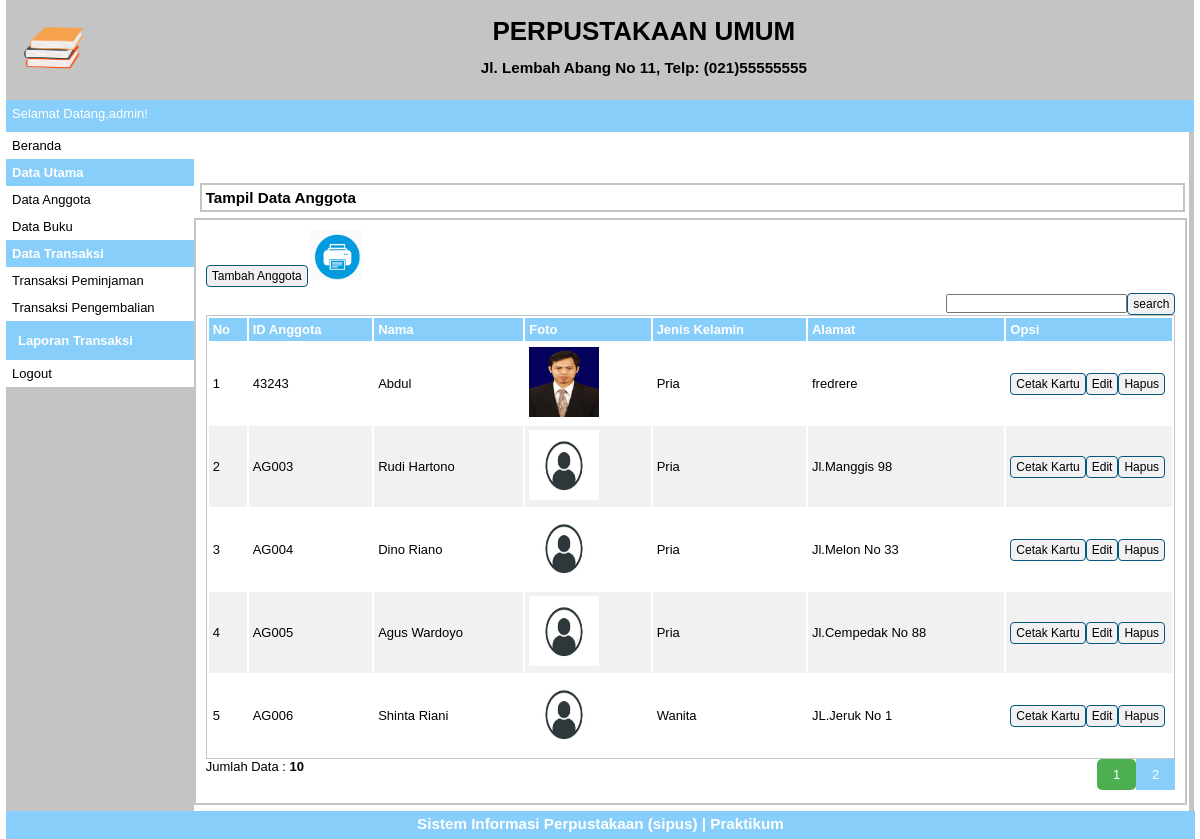
Screenshot of /index.php?p=anggota (signed in) with the database file from the repository.
### tables this page shows
CREATE TABLE `tbanggota` (
  `idanggota` varchar(5) NOT NULL,
  `nama` varchar(30) NOT NULL,
  `jeniskelamin` varchar(10) NOT NULL,
  `alamat` varchar(40) NOT NULL,
  `status` varchar(20) NOT NULL,
  `foto` varchar(100) DEFAULT NULL,
  PRIMARY KEY (`idanggota`)
);

### pages/anggota.php (the view, shortened to what this page needs)
<div id="label-page"><h3>Tampil Data Anggota</h3></div>
<div id="content">
	<p id="tombol-tambah-container"><a href="index.php?p=anggota-input" class="tombol">Tambah Anggota</a>
		<a target="_blank" href="pages/cetak.php"><img src="print.png" height="50px" height="50px"></a>
		<FORM CLASS="form-inline" METHOD="POST">
		<div align="right"><form method=post><input type="text" name="pencarian"><input type="submit" name="search" value="search" class="tombol"></div>
		</FORM>
	</p>
	<table id="tabel-tampil">
		<tr>
			<th id="label-tampil-no">No</th>
			<th>ID Anggota</th>
			<th>Nama</th>
			<th>Foto</th>
			<th>Jenis Kelamin</th>
			<th>Alamat</th>
			<th id="label-opsi">Opsi</th>
		</tr>
		<?php
		$batas = 5;
		extract($_GET);
		if(empty($hal)){
			$posisi = 0;
			$hal = 1;
			$nomor = 1;
		}
		else {
			$posisi = ($hal - 1) * $batas;
			$nomor = $posisi+1;
		}
		if($_SERVER['REQUEST_METHOD'] == "POST"){
			$pencarian = trim(mysqli_real_escape_string($db, $_POST['pencarian']));
			if($pencarian != ""){
				$sql = "SELECT * FROM tbanggota WHERE nama LIKE '%$pencarian%'
						OR idanggota LIKE '%$pencarian%'
						OR jeniskelamin LIKE '%$pencarian%'
						OR alamat LIKE '%$pencarian%'";
				$query = $sql;
				$queryJml = $sql;
			}
			else {
				$query = "SELECT * FROM tbanggota LIMIT $posisi, $batas";
				$queryJml = "SELECT * FROM tbanggota";
				$no = $posisi * 1;
			}
		}
		else {
			$query = "SELECT * FROM tbanggota LIMIT $posisi, $batas";
			$queryJml = "SELECT * FROM tbanggota";
		}
		$q_tampil_anggota = mysqli_query($db, $query);
		if(mysqli_num_rows($q_tampil_anggota)>0)
		{
		while($r_tampil_anggota=mysqli_fetch_array($q_tampil_anggota)){
			if(empty($r_tampil_anggota['foto'])or($r_tampil_anggota['foto']=='-'))
				$foto = "admin-no-photo.jpg";
			else
				$foto = $r_tampil_anggota['foto'];
		?>
		<tr>
			<td><?php echo $nomor; ?></td>
			<td><?php echo $r_tampil_anggota['idanggota']; ?></td>
			<td><?php echo $r_tampil_anggota['nama']; ?></td>
			<td><img src="images/<?php echo $foto; ?>" width=70px height=70px></td>
			<td><?php echo $r_tampil_anggota['jeniskelamin']; ?></td>
			<td><?php echo $r_tampil_anggota['alamat']; ?></td>
			<td>
				<div class="tombol-opsi-container"><a target="_blank" href="pages/cetak_kartu.php?id=<?php echo $r_tampil_anggota['idanggota'];?>" class="tombol">Cetak Kartu</a></div>
				<div class="tombol-opsi-container"><a href="index.php?p=anggota-edit&id=<?php echo $r_tampil_anggota['idanggota'];?>" class="tombol">Edit</a></div>
				<div class="tombol-opsi-container"><a href="proses/anggota-hapus.php?id=<?php echo $r_tampil_anggota['idanggota']; ?>" onclick = "return confirm ('Apakah Anda Yakin Akan Menghapus Data Ini?')" class="tombol">Hapus</a></div>
			</td>
		</tr>
		<?php $nomor++; }
		}
		else {
			echo "<tr><td colspan=6>Data Tidak Ditemukan</td></tr>";
		}?>
	</table>
	<?php
	if(isset($_POST['pencarian'])){
	if($_POST['pencarian']!=''){
		echo "<div style=\"float:left;\">";
		$jml = mysqli_num_rows(mysqli_query($db, $queryJml));
		echo "Data Hasil Pencarian: <b>$jml</b>";
		echo "</div>";
	}
	}
	else{ ?>
		<div style="float: left;">
		<?php
			$jml = mysqli_num_rows(mysqli_query($db, $queryJml));
			echo "Jumlah Data : <b>$jml</b>";
		?>
		</div>
		<div style="float:right">
			<div class="pagination">
				<?php
				$jml_hal = ceil($jml/$batas);
				for($i=1; $i<=$jml_hal; $i++){
					if($i != $hal){
						echo "<a href=\"?p=anggota&hal=$i\">$i</a>";
					}
					else {
						echo "<a class=\"active\">$i</a>";
					}
				}
				?>
			</div>
		</div>
	<?php
	}
	?>
</div>

### index.php (shortened to what this page needs)
<?php
if(isset($_SESSION['sesi'])){
?>
<!doctype html>
<html>
<head>
	<link rel="stylesheet" type="text/css" href="style1.css">
</head>
<body >
	<div id="container">
		<div id="header">
			<div id="logo-perpustakaan-container">
				<image id="logo-perpustakaan" src="images/logo-perpus.png" border=0 style="border:0; text-decoration:none; outline:none">
			</div>
			<div id="nama-alamat-perpustakaan-container">
				<div class="nama-alamat-perpustakaan">
					<h1> PERPUSTAKAAN UMUM </h1>
				</div>
				<div class="nama-alamat-perpustakaan">
					<h3>Jl. Lembah Abang No 11, Telp: (021)55555555</h3>
				</div>
			</div>
		</div>
		<div id="header2">
			<div id="nama-user">Selamat Datang,<?php echo$_SESSION['sesi']; ?>!</div>
		</div>
		<div id="sidebar">
			<a href="index.php?p=beranda">Beranda</a>
			<p class="label-navigasi">Data Utama</p>
			<ul>
				<li><a href="index.php?p=anggota">Data Anggota</a></li>
				<li><a href="index.php?p=buku">Data Buku</a></li>
			</ul>
			<p class="label-navigasi">Data Transaksi</p>
			<ul>
				<li><a href="index.php?p=transaksi-peminjaman">Transaksi Peminjaman</a></li>
				<li><a href="index.php?p=transaksi-pengembalian">Transaksi Pengembalian</a></li>
			</ul>
			<p class="label-navigasi" style="color: white;"><a href="index.php?p=transaksi-peminjaman"  style="color: white;">Laporan Transaksi</a></p>
			<a href="logout.php">Logout</a>
		</div>
		<div id="content-container">
			<div class="container">
				<div class="row"><br/><br/><br/>
					<div class="col-md-10 col-md-offset-1" style="background-image:url('../asanoer-background.jpg')">
						<div class="col-md-4 col-md-offset-4">
							<div class="panel panel-warning login-panel" style="background-color:rgba(255, 255, 255, 0.6);position:relative;">
								<div class="panel-footer">
								<?php
									$pages_dir='pages';
									if(!empty($_GET['p'])){
										$pages=scandir($pages_dir,0);
										unset($pages[0],$pages[1]);
										$p=$_GET['p'];
										if(in_array($p.'.php',$pages)){
											include($pages_dir.'/'.$p.'.php');
										}else{
											echo'Halaman Tidak Ditemukan';
										}
									}else{
										include($pages_dir.'/beranda.php');
									}
								?>
								</div>
							</div>
						</div>
					</div>
				</div>
            </div>
		</div>
		<div id="footer"><h3>Sistem Informasi Perpustakaan (sipus) | Praktikum </h3></div>
	</div>
</body>
</html>
<?php
}
else {
	echo "<script>
		alert('Anda Harus Login Dahulu!');
	</script>";
	header('location:login.php');
}
?>

### style1.css (style rules this page uses)
* { margin:0px; padding:0px }
body { font-family:sans-serif; font-size:13px; color:black; }
.pagination { display: inline-block; }
.pagination a { color: white; float: left; padding: 8px 16px; text-decoration: none; background-color: lightskyblue; }
.pagination a.active { background-color: #4CAF50; color: white; border-radius: 5px; }
#container { width:99%; margin:0px auto; background-color:#C4C4C4; }
#header { width:100%; height:100px; background-color:#C4C4C4; }
#logo-perpustakaan-container { float:left; width:6%; height:80%; padding:8px; }
#logo-perpustakaan { width:80px; height:80px; border:2px solid #FFFFFF; }
#nama-alamat-perpustakaan-container { float:left; width:90%; padding:10px; }
.nama-alamat-perpustakaan { float:left; width:100%; padding:6px; text-align:center; }
#header2 { width:100%; height:32px; background-color:lightskyblue; color:#FFFFFF; }
#nama-user { float:left; color:white; padding:6px; }
#sidebar { float:left; width:15.8%; background-color: white; }
#sidebar ul { list-style:none; }
#sidebar a:link, #sidebar a:visited { color:black; text-decoration:none; display:block; padding:6px; }
.label-navigasi { background-color:lightskyblue; padding:6px; color:white; font-weight:bold; }
#content-container { float:left; width:83.8%; background-color:#FFFFFF; }
#footer { width:99.4%; height:20px; clear:both; text-align:center; padding:4px; background-color:lightskyblue; color:#FFFFFF; }
#label-page { margin-top:6px; margin-bottom:6px; margin-left:6px; border:2px solid #C4C4C4; padding:4px; width:97.8%; }
#content { float:left; width:97.4%; min-height:454px; border:2px solid #C4C4C4; padding:10px; margin-bottom:6px; }
.tombol { border-radius:4px; font-size:12px; text-decoration:none; background-color:#F1F1F1; padding-top:3px; padding-bottom:3px; padding-left:5px; padding-right:5px; border:1px solid #01597E; color:black; }
#tombol-tambah-container { margin-bottom:10px; }
#tabel-tampil { border:1px solid #C4C4C4; width:100%; }
#tabel-tampil tr:nth-child(odd) { background-color:#F1F1F1; }
#tabel-tampil tr th { background-color:lightskyblue; color:white; padding:4px; text-align:left; }
#tabel-tampil td { padding:4px; }
#label-tampil-no { width:30px; }
#label-opsi { width:158px; font-weight:bold; }
.tombol-opsi-container { float:left; }

### rows the page displays
tbanggota: idanggota "43243", nama "Abdul", foto (picture), jeniskelamin "Pria", alamat "fredrere"
tbanggota: idanggota "AG003", nama "Rudi Hartono", jeniskelamin "Pria", alamat "Jl.Manggis 98"
tbanggota: idanggota "AG004", nama "Dino Riano", jeniskelamin "Pria", alamat "Jl.Melon No 33"
tbanggota: idanggota "AG005", nama "Agus Wardoyo", jeniskelamin "Pria", alamat "Jl.Cempedak No 88"
tbanggota: idanggota "AG006", nama "Shinta Riani", jeniskelamin "Wanita", alamat "JL.Jeruk No 1"

### other values shown
$_SESSION['sesi'] "admin"
$jml "10"
